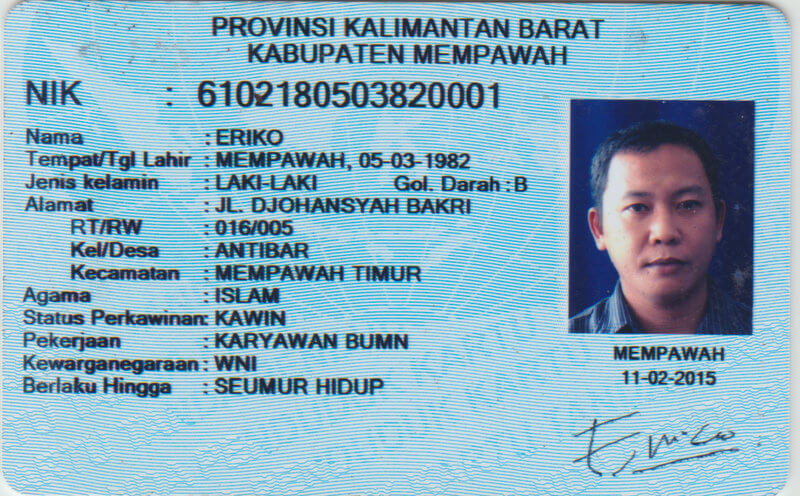
#> input picture web/ocr/specimens/ektp-4.jpg, 800 x 496 px
$ python test1.py
#> lines starting #> are read from the running program, lines starting #| are printed output that depends on the picture; after the words box and inside, x2 and y2 are one past the last pixel; in counts of white or black regions, pixels touching at a corner belong together
import cv2
import numpy as np

# Read image
img = cv2.imread('specimens/ektp-4.jpg', cv2.IMREAD_COLOR) # road.png is the filename
#> img is the input picture: shape (496, 800, 3); mean B, G, R 194.1, 176, 137.1
# Convert the image to gray-scale
gray = cv2.cvtColor(img, cv2.COLOR_BGR2GRAY)
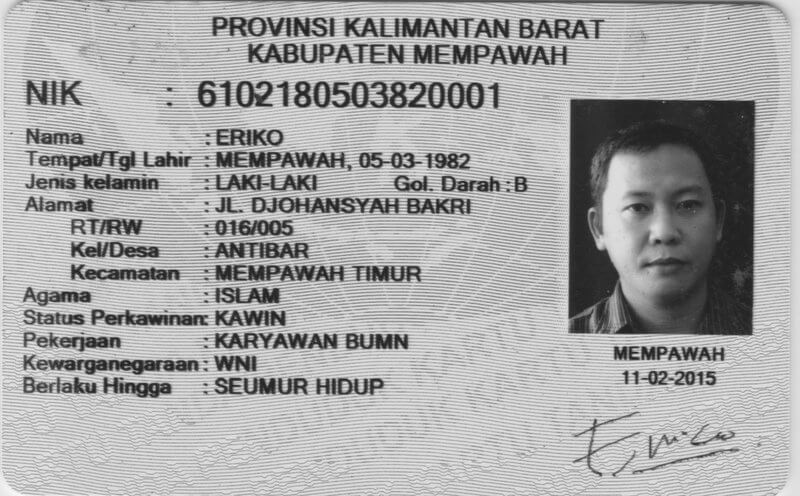
#> gray: shape (496, 800); min 19, max 254, mean 166.5
# Find the edges in the image using canny detector
edges = cv2.Canny(gray, 100, 200)
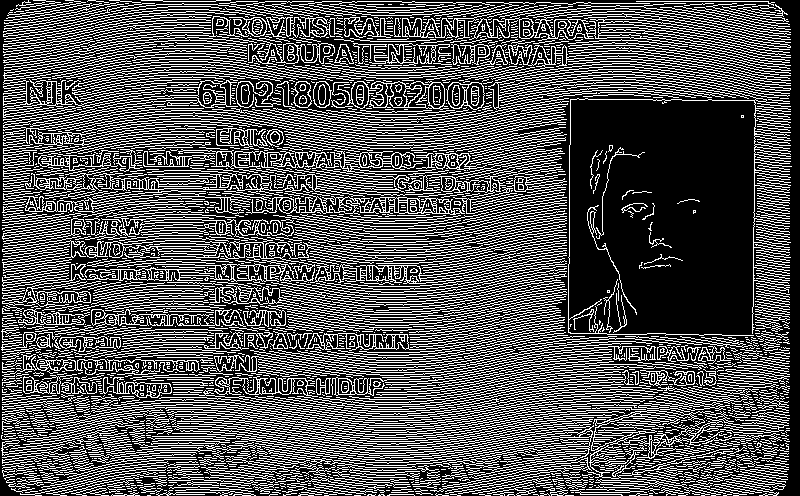
#> edges: shape (496, 800); 32.6% white in thin lines or dots
# Detect points that form a line
lines = cv2.HoughLinesP(edges, 1, np.pi/180, 300, minLineLength=100, maxLineGap=250)
#> lines = 159 rows, first 6: [2, 407, 788, 407], [91, 0, 585, 494], [111, 0, 605, 494], [162, 0, 655, 493], [99, 1, 592, 494], [58, 2, 551, 495]
# Draw lines on the image
for line in lines:
    x1, y1, x2, y2 = line[0]
    cv2.line(img, (x1, y1), (x2, y2), (255, 0, 0), 3)
#> this loop made 159 passes
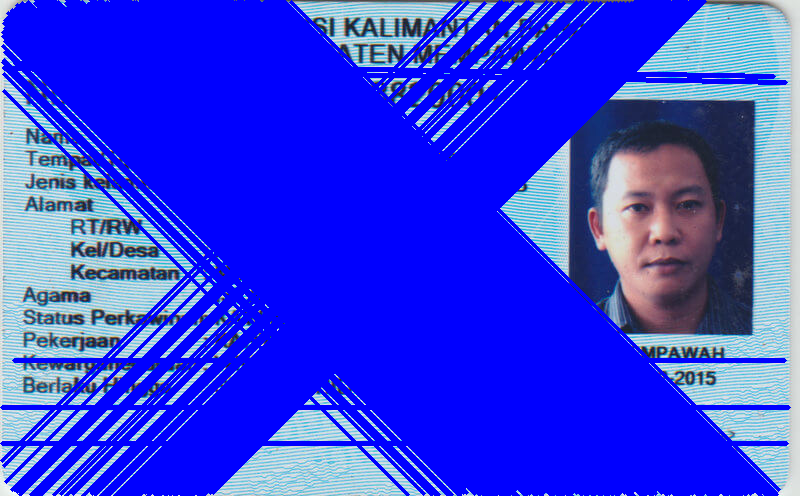
#> img: shape (496, 800, 3); mean B, G, R 224.6, 61.6, 50.8
# Show result
cv2.imshow("Result Image", img)
cv2.waitKey()

$ run again, with web/ocr/specimens/ektp-1.jpg copied over web/ocr/specimens/ektp-4.jpg
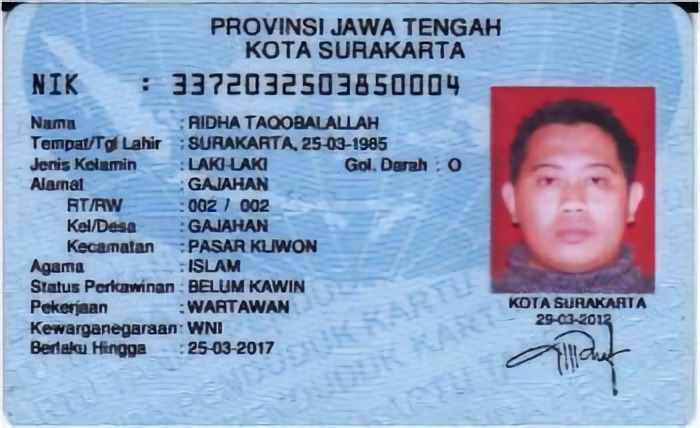
#> input picture web/ocr/specimens/ektp-1.jpg, 700 x 428 px
#> img is the input picture: shape (428, 700, 3); mean B, G, R 195.2, 162.3, 141.9
#> `edges = cv2.Canny(gray, 100, 200)`:
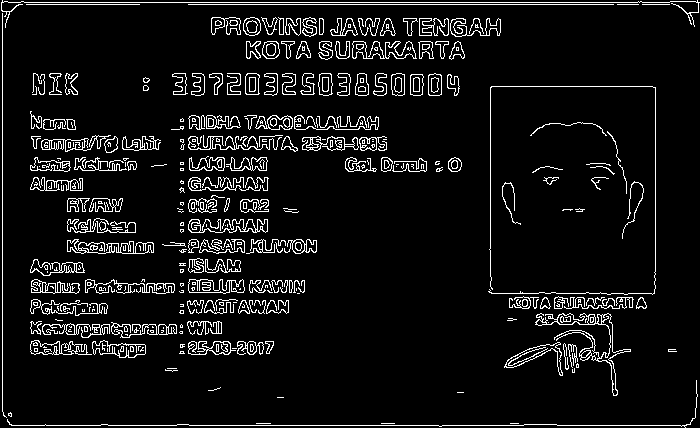
#> edges: shape (428, 700); 7.4% white in thin lines or dots
#> lines = [[1, 2, 699, 2], [11, 425, 686, 425], [1, 4, 698, 4], [2, 411, 2, 0]]
#> the loop `for line in lines:` made 4 passes
#> after the loop `for line in lines:`:
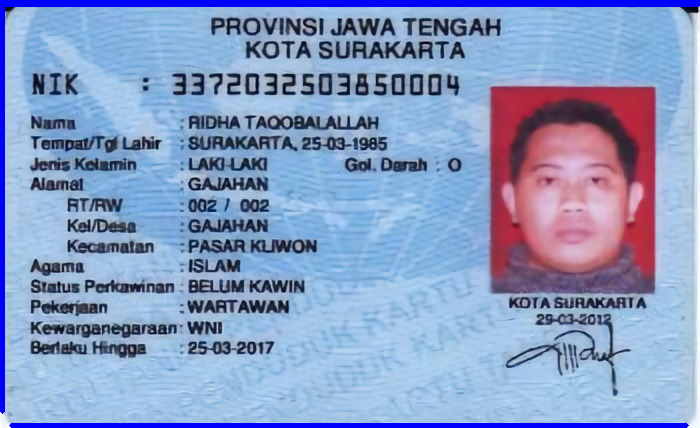
#> img: shape (428, 700, 3); 3.44% of pixels changed, all inside (x1, y1, x2, y2) = (0, 0, 700, 428)

$ run again, with web/ocr/specimens/ektp-2.jpg copied over web/ocr/specimens/ektp-4.jpg
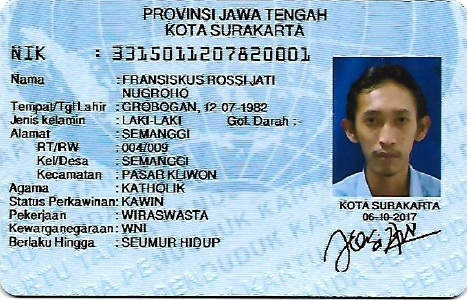
#> input picture web/ocr/specimens/ektp-2.jpg, 467 x 300 px
#> img is the input picture: shape (300, 467, 3); mean B, G, R 200.8, 183.9, 158.9
#> `edges = cv2.Canny(gray, 100, 200)`:
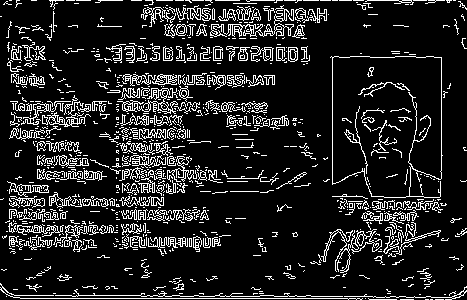
#> edges: shape (300, 467); 13.7% white in thin lines or dots
#> lines = [[9, 0, 455, 0], [20, 298, 455, 298]]
#> the loop `for line in lines:` made 2 passes
#> after the loop `for line in lines:`:
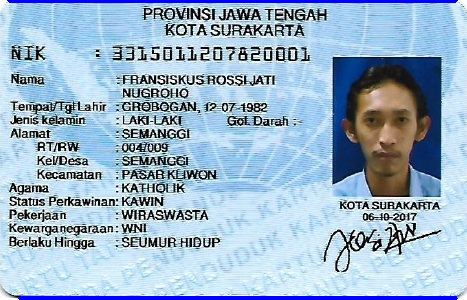
#> img: shape (300, 467, 3); 2.21% of pixels changed, all inside (x1, y1, x2, y2) = (7, 0, 458, 300)
